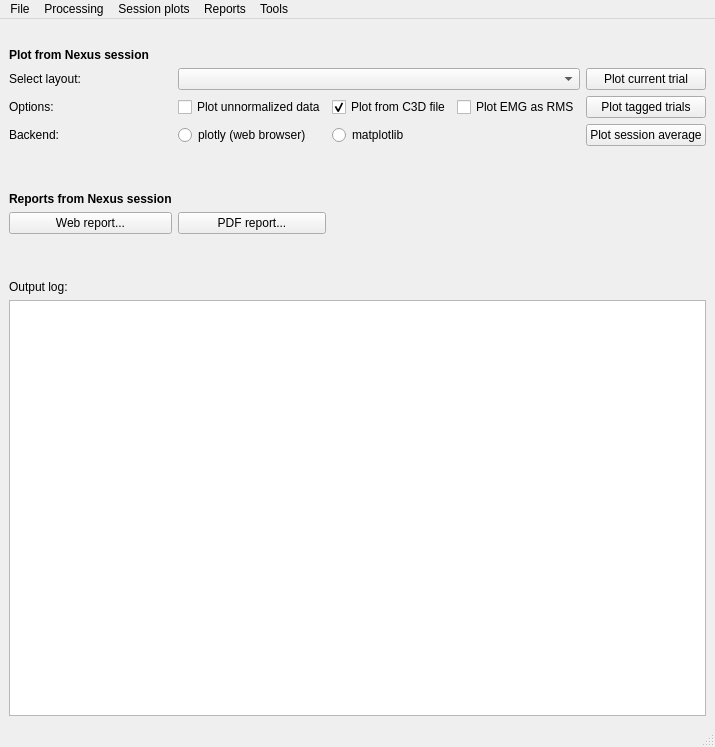
<?xml version="1.0" encoding="UTF-8"?>
<ui version="4.0">
 <class>MainWindow</class>
 <widget class="QMainWindow" name="MainWindow">
  <property name="geometry">
   <rect>
    <x>0</x>
    <y>0</y>
    <width>683</width>
    <height>747</height>
   </rect>
  </property>
  <property name="windowTitle">
   <string>gaitutils menu</string>
  </property>
  <widget class="QWidget" name="centralwidget">
   <layout class="QVBoxLayout" name="verticalLayout">
    <item>
     <spacer name="verticalSpacer">
      <property name="orientation">
       <enum>Qt::Vertical</enum>
      </property>
      <property name="sizeType">
       <enum>QSizePolicy::Fixed</enum>
      </property>
      <property name="sizeHint" stdset="0">
       <size>
        <width>10</width>
        <height>20</height>
       </size>
      </property>
     </spacer>
    </item>
    <item>
     <layout class="QGridLayout" name="gridLayout">
      <item row="5" column="1">
       <widget class="QLabel" name="label_5">
        <property name="text">
         <string>Options:</string>
        </property>
       </widget>
      </item>
      <item row="9" column="1">
       <widget class="QLabel" name="label_7">
        <property name="font">
         <font>
          <weight>75</weight>
          <bold>true</bold>
         </font>
        </property>
        <property name="text">
         <string>Reports from Nexus session</string>
        </property>
       </widget>
      </item>
      <item row="2" column="5">
       <spacer name="horizontalSpacer_5">
        <property name="orientation">
         <enum>Qt::Horizontal</enum>
        </property>
        <property name="sizeType">
         <enum>QSizePolicy::Preferred</enum>
        </property>
        <property name="sizeHint" stdset="0">
         <size>
          <width>40</width>
          <height>20</height>
         </size>
        </property>
       </spacer>
      </item>
      <item row="10" column="1">
       <widget class="QPushButton" name="btnWebReportNexus">
        <property name="text">
         <string>Web report...</string>
        </property>
       </widget>
      </item>
      <item row="1" column="1" colspan="4">
       <widget class="QLabel" name="label_6">
        <property name="font">
         <font>
          <weight>75</weight>
          <bold>true</bold>
         </font>
        </property>
        <property name="text">
         <string>Plot from Nexus session</string>
        </property>
       </widget>
      </item>
      <item row="2" column="1">
       <widget class="QLabel" name="label_3">
        <property name="text">
         <string>Select layout:</string>
        </property>
       </widget>
      </item>
      <item row="9" column="4">
       <widget class="QLabel" name="label_2">
        <property name="text">
         <string/>
        </property>
       </widget>
      </item>
      <item row="2" column="10">
       <spacer name="horizontalSpacer_4">
        <property name="orientation">
         <enum>Qt::Horizontal</enum>
        </property>
        <property name="sizeType">
         <enum>QSizePolicy::Preferred</enum>
        </property>
        <property name="sizeHint" stdset="0">
         <size>
          <width>40</width>
          <height>20</height>
         </size>
        </property>
       </spacer>
      </item>
      <item row="5" column="4">
       <widget class="QCheckBox" name="xbEMGRMS">
        <property name="text">
         <string>Plot EMG as RMS</string>
        </property>
        <property name="checked">
         <bool>false</bool>
        </property>
       </widget>
      </item>
      <item row="8" column="1">
       <spacer name="verticalSpacer_4">
        <property name="orientation">
         <enum>Qt::Vertical</enum>
        </property>
        <property name="sizeType">
         <enum>QSizePolicy::Fixed</enum>
        </property>
        <property name="sizeHint" stdset="0">
         <size>
          <width>20</width>
          <height>40</height>
         </size>
        </property>
       </spacer>
      </item>
      <item row="5" column="8">
       <widget class="QPushButton" name="btnPlotNexusSession">
        <property name="sizePolicy">
         <sizepolicy hsizetype="Preferred" vsizetype="Preferred">
          <horstretch>0</horstretch>
          <verstretch>0</verstretch>
         </sizepolicy>
        </property>
        <property name="text">
         <string>Plot tagged trials</string>
        </property>
       </widget>
      </item>
      <item row="5" column="2">
       <widget class="QCheckBox" name="xbPlotUnnorm">
        <property name="sizePolicy">
         <sizepolicy hsizetype="Preferred" vsizetype="Fixed">
          <horstretch>0</horstretch>
          <verstretch>0</verstretch>
         </sizepolicy>
        </property>
        <property name="text">
         <string>Plot unnormalized data</string>
        </property>
       </widget>
      </item>
      <item row="7" column="1">
       <widget class="QLabel" name="label">
        <property name="text">
         <string>Backend:</string>
        </property>
       </widget>
      </item>
      <item row="2" column="8">
       <widget class="QPushButton" name="btnPlotNexusTrial">
        <property name="sizePolicy">
         <sizepolicy hsizetype="Preferred" vsizetype="Preferred">
          <horstretch>0</horstretch>
          <verstretch>0</verstretch>
         </sizepolicy>
        </property>
        <property name="text">
         <string>Plot current trial</string>
        </property>
       </widget>
      </item>
      <item row="7" column="8">
       <widget class="QPushButton" name="btnPlotNexusAverage">
        <property name="text">
         <string>Plot session average</string>
        </property>
       </widget>
      </item>
      <item row="2" column="0">
       <spacer name="horizontalSpacer_3">
        <property name="orientation">
         <enum>Qt::Horizontal</enum>
        </property>
        <property name="sizeType">
         <enum>QSizePolicy::Preferred</enum>
        </property>
        <property name="sizeHint" stdset="0">
         <size>
          <width>40</width>
          <height>20</height>
         </size>
        </property>
       </spacer>
      </item>
      <item row="5" column="3">
       <widget class="QCheckBox" name="xbPlotFromC3D">
        <property name="text">
         <string>Plot from C3D file</string>
        </property>
        <property name="checked">
         <bool>true</bool>
        </property>
       </widget>
      </item>
      <item row="7" column="2">
       <widget class="QRadioButton" name="rbPlotly">
        <property name="text">
         <string>plotly (web browser)</string>
        </property>
       </widget>
      </item>
      <item row="7" column="3">
       <widget class="QRadioButton" name="rbMatplotlib">
        <property name="text">
         <string>matplotlib</string>
        </property>
       </widget>
      </item>
      <item row="2" column="2" colspan="3">
       <widget class="QComboBox" name="cbNexusTrialLayout">
        <property name="sizePolicy">
         <sizepolicy hsizetype="Preferred" vsizetype="Preferred">
          <horstretch>0</horstretch>
          <verstretch>0</verstretch>
         </sizepolicy>
        </property>
       </widget>
      </item>
      <item row="10" column="2">
       <widget class="QPushButton" name="btnPDFReportNexus">
        <property name="text">
         <string>PDF report...</string>
        </property>
       </widget>
      </item>
     </layout>
    </item>
    <item>
     <spacer name="verticalSpacer_3">
      <property name="orientation">
       <enum>Qt::Vertical</enum>
      </property>
      <property name="sizeType">
       <enum>QSizePolicy::Fixed</enum>
      </property>
      <property name="sizeHint" stdset="0">
       <size>
        <width>10</width>
        <height>20</height>
       </size>
      </property>
     </spacer>
    </item>
    <item>
     <spacer name="verticalSpacer_2">
      <property name="orientation">
       <enum>Qt::Vertical</enum>
      </property>
      <property name="sizeType">
       <enum>QSizePolicy::Fixed</enum>
      </property>
      <property name="sizeHint" stdset="0">
       <size>
        <width>20</width>
        <height>20</height>
       </size>
      </property>
     </spacer>
    </item>
    <item>
     <widget class="QLabel" name="label_4">
      <property name="text">
       <string>Output log:</string>
      </property>
     </widget>
    </item>
    <item>
     <widget class="QPlainTextEdit" name="txtOutput"/>
    </item>
   </layout>
  </widget>
  <widget class="QMenuBar" name="menubar">
   <property name="geometry">
    <rect>
     <x>0</x>
     <y>0</y>
     <width>683</width>
     <height>21</height>
    </rect>
   </property>
   <widget class="QMenu" name="menuFile">
    <property name="title">
     <string>File</string>
    </property>
    <addaction name="actionOpts"/>
    <addaction name="actionQuit"/>
   </widget>
   <widget class="QMenu" name="menuAnalysis">
    <property name="title">
     <string>Tools</string>
    </property>
    <addaction name="actionTardieu_analysis"/>
   </widget>
   <widget class="QMenu" name="menuProcessing">
    <property name="title">
     <string>Processing</string>
    </property>
    <addaction name="actionAutoprocess_session"/>
    <addaction name="actionAutoprocess_single_trial"/>
    <addaction name="actionAutomark_events"/>
    <addaction name="actionRun_postprocessing_pipelines"/>
    <addaction name="actionConvert_session_videos_to_web_format"/>
    <addaction name="actionCopy_session_videos_to_desktop"/>
   </widget>
   <widget class="QMenu" name="menuReports">
    <property name="title">
     <string>Reports</string>
    </property>
    <addaction name="actionWeb_reports"/>
    <addaction name="actionCreate_PDF_report"/>
   </widget>
   <widget class="QMenu" name="menuPlotting">
    <property name="title">
     <string>Session plots</string>
    </property>
    <addaction name="actionTrial_median_velocities"/>
    <addaction name="actionTrial_timedep_velocities"/>
    <addaction name="actionTime_distance_average"/>
   </widget>
   <addaction name="menuFile"/>
   <addaction name="menuProcessing"/>
   <addaction name="menuPlotting"/>
   <addaction name="menuReports"/>
   <addaction name="menuAnalysis"/>
  </widget>
  <widget class="QStatusBar" name="statusbar"/>
  <action name="actionOptions">
   <property name="text">
    <string>Options...</string>
   </property>
  </action>
  <action name="actionQuit">
   <property name="text">
    <string>Quit</string>
   </property>
  </action>
  <action name="actionOptions_2">
   <property name="text">
    <string>Options...</string>
   </property>
  </action>
  <action name="actionOptions_3">
   <property name="text">
    <string>Options...</string>
   </property>
  </action>
  <action name="actionOptions_4">
   <property name="text">
    <string>Options</string>
   </property>
  </action>
  <action name="actionOpts">
   <property name="text">
    <string>Options...</string>
   </property>
  </action>
  <action name="actionTardieu_analysis">
   <property name="text">
    <string>Tardieu analysis...</string>
   </property>
  </action>
  <action name="actionAutoprocess_session">
   <property name="text">
    <string>Autoprocess session</string>
   </property>
  </action>
  <action name="actionAutoprocess_single_trial">
   <property name="text">
    <string>Autoprocess single trial</string>
   </property>
  </action>
  <action name="actionAutomark_events">
   <property name="text">
    <string>Automark events</string>
   </property>
  </action>
  <action name="actionRun_postprocessing_pipelines">
   <property name="text">
    <string>Run postprocessing pipelines</string>
   </property>
  </action>
  <action name="actionConvert_session_videos_to_web_format">
   <property name="text">
    <string>Convert session videos to web format</string>
   </property>
  </action>
  <action name="actionCopy_session_videos_to_desktop">
   <property name="text">
    <string>Copy session videos to desktop</string>
   </property>
  </action>
  <action name="actionCreate_PDF_report">
   <property name="text">
    <string>Create PDF report...</string>
   </property>
  </action>
  <action name="actionCreate_comparison_PDF_report">
   <property name="text">
    <string>Create comparison PDF report...</string>
   </property>
  </action>
  <action name="actionWeb_reports">
   <property name="text">
    <string>Web reports...</string>
   </property>
  </action>
  <action name="actionTrial_median_velocities">
   <property name="text">
    <string>Median trial velocities</string>
   </property>
  </action>
  <action name="actionKinematics_average">
   <property name="text">
    <string>Kinematics average</string>
   </property>
  </action>
  <action name="actionTime_distance_average">
   <property name="text">
    <string>Time-distance average</string>
   </property>
  </action>
  <action name="actionKinematics_consistency">
   <property name="text">
    <string>Kinematics consistency</string>
   </property>
  </action>
  <action name="actionEMG_consistency">
   <property name="text">
    <string>EMG consistency</string>
   </property>
  </action>
  <action name="actionMuscle_length_consistency">
   <property name="text">
    <string>Muscle length consistency</string>
   </property>
  </action>
  <action name="actionKin_average">
   <property name="text">
    <string>Kinematics average</string>
   </property>
  </action>
  <action name="actionTrial_timedep_velocities">
   <property name="text">
    <string>Time-dependent trial velocities</string>
   </property>
  </action>
  <action name="actionWeb_report_from_Nexus_session">
   <property name="text">
    <string>Web report from Nexus session...</string>
   </property>
  </action>
  <action name="actionCreate_PDF_report_Nexus">
   <property name="text">
    <string>PDF report from Nexus session...</string>
   </property>
  </action>
 </widget>
 <resources/>
 <connections/>
</ui>
